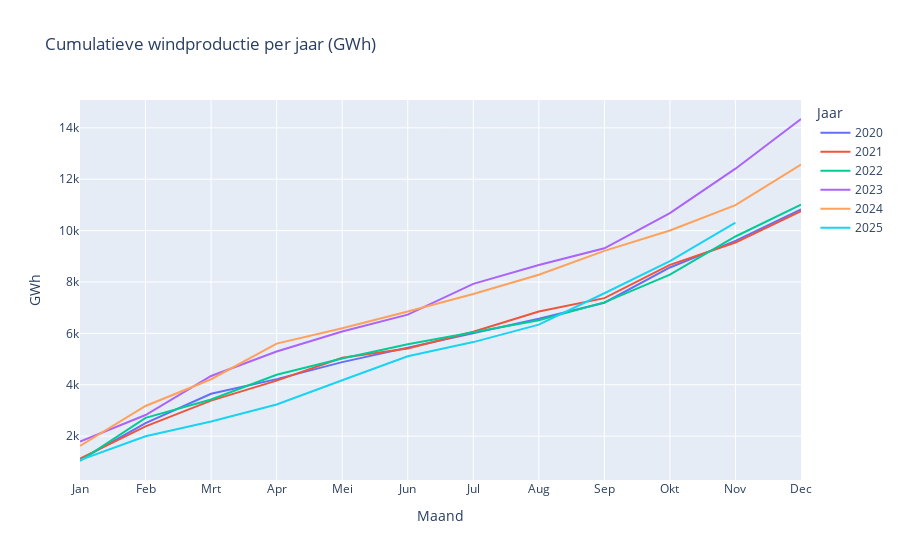

The notebook cell saved with this chart:
### Code cell
vt.plot_interactive(energytype="wind",lang=lang, short=short,layout="cumulative")

### Figure 1 — Plotly figure (JSON) as saved in the notebook; plotly's stock layout.template omitted (floating-point values rounded to 4 significant figures)
{"data": [{"hovertemplate": "Jaar=2020<br>Maand=%{x}<br>GWh=%{y}<extra></extra>", "legendgroup": "2020", "line": {"color": "#636efa", "dash": "solid"}, "marker": {"symbol": "circle"}, "mode": "lines", "name": "2020", "orientation": "v", "showlegend": true, "type": "scatter", "x": ["Jan", "Feb", "Mrt", "Apr", "Mei", "Jun", "Jul", "Aug", "Sep", "Okt", "Nov", "Dec"], "xaxis": "x", "y": [1075.0, 2507.0, 3648.0, 4218.0, 4881.0, 5436.0, 6010.0, 6567.0, 7193.0, 8565.0, 9599.0, 10820.0], "yaxis": "y"}, {"hovertemplate": "Jaar=2021<br>Maand=%{x}<br>GWh=%{y}<extra></extra>", "legendgroup": "2021", "line": {"color": "#EF553B", "dash": "solid"}, "marker": {"symbol": "circle"}, "mode": "lines", "name": "2021", "orientation": "v", "showlegend": true, "type": "scatter", "x": ["Jan", "Feb", "Mrt", "Apr", "Mei", "Jun", "Jul", "Aug", "Sep", "Okt", "Nov", "Dec"], "xaxis": "x", "y": [1124.0, 2379.0, 3383.0, 4161.0, 5050.0, 5408.0, 6064.0, 6851.0, 7371.0, 8665.0, 9534.0, 10760.0], "yaxis": "y"}, {"hovertemplate": "Jaar=2022<br>Maand=%{x}<br>GWh=%{y}<extra></extra>", "legendgroup": "2022", "line": {"color": "#00cc96", "dash": "solid"}, "marker": {"symbol": "circle"}, "mode": "lines", "name": "2022", "orientation": "v", "showlegend": true, "type": "scatter", "x": ["Jan", "Feb", "Mrt", "Apr", "Mei", "Jun", "Jul", "Aug", "Sep", "Okt", "Nov", "Dec"], "xaxis": "x", "y": [1031.0, 2711.0, 3428.0, 4389.0, 5019.0, 5576.0, 6046.0, 6513.0, 7206.0, 8287.0, 9771.0, 11010.0], "yaxis": "y"}, {"hovertemplate": "Jaar=2023<br>Maand=%{x}<br>GWh=%{y}<extra></extra>", "legendgroup": "2023", "line": {"color": "#ab63fa", "dash": "solid"}, "marker": {"symbol": "circle"}, "mode": "lines", "name": "2023", "orientation": "v", "showlegend": true, "type": "scatter", "x": ["Jan", "Feb", "Mrt", "Apr", "Mei", "Jun", "Jul", "Aug", "Sep", "Okt", "Nov", "Dec"], "xaxis": "x", "y": [1788.0, 2821.0, 4343.0, 5294.0, 6076.0, 6730.0, 7925.0, 8661.0, 9312.0, 10680.0, 12410.0, 14340.0], "yaxis": "y"}, {"hovertemplate": "Jaar=2024<br>Maand=%{x}<br>GWh=%{y}<extra></extra>", "legendgroup": "2024", "line": {"color": "#FFA15A", "dash": "solid"}, "marker": {"symbol": "circle"}, "mode": "lines", "name": "2024", "orientation": "v", "showlegend": true, "type": "scatter", "x": ["Jan", "Feb", "Mrt", "Apr", "Mei", "Jun", "Jul", "Aug", "Sep", "Okt", "Nov", "Dec"], "xaxis": "x", "y": [1615.0, 3174.0, 4214.0, 5602.0, 6202.0, 6850.0, 7532.0, 8281.0, 9210.0, 10000.0, 10990.0, 12570.0], "yaxis": "y"}, {"hovertemplate": "Jaar=2025<br>Maand=%{x}<br>GWh=%{y}<extra></extra>", "legendgroup": "2025", "line": {"color": "#19d3f3", "dash": "solid"}, "marker": {"symbol": "circle"}, "mode": "lines", "name": "2025", "orientation": "v", "showlegend": true, "type": "scatter", "x": ["Jan", "Feb", "Mrt", "Apr", "Mei", "Jun", "Jul", "Aug", "Sep", "Okt", "Nov"], "xaxis": "x", "y": [1068.0, 1996.0, 2569.0, 3229.0, 4173.0, 5111.0, 5660.0, 6338.0, 7562.0, 8815.0, 10310.0], "yaxis": "y"}], "layout": {"hovermode": "closest", "legend": {"title": {"text": "Jaar"}, "tracegroupgap": 0}, "title": {"text": "Cumulatieve windproductie per jaar (GWh)"}, "xaxis": {"anchor": "y", "domain": [0, 1], "title": {"text": "Maand"}}, "yaxis": {"anchor": "x", "domain": [0, 1], "title": {"text": "GWh"}}}}
